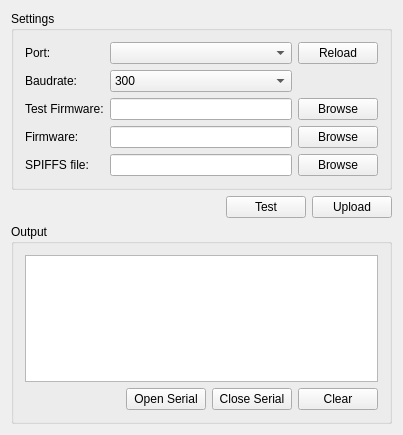
<?xml version="1.0" encoding="UTF-8"?>
<ui version="4.0">
 <class>MainWindow</class>
 <widget class="QMainWindow" name="MainWindow">
  <property name="geometry">
   <rect>
    <x>0</x>
    <y>0</y>
    <width>403</width>
    <height>435</height>
   </rect>
  </property>
  <property name="windowTitle">
   <string>esptool-gui</string>
  </property>
  <widget class="QWidget" name="centralWidget">
   <property name="layoutDirection">
    <enum>Qt::LeftToRight</enum>
   </property>
   <layout class="QVBoxLayout" name="verticalLayout">
    <item>
     <widget class="QGroupBox" name="settingsBox">
      <property name="title">
       <string>Settings</string>
      </property>
      <property name="flat">
       <bool>false</bool>
      </property>
      <property name="checkable">
       <bool>false</bool>
      </property>
      <layout class="QGridLayout" name="gridLayout_3">
       <item row="1" column="1">
        <widget class="QComboBox" name="baudBox">
         <item>
          <property name="text">
           <string>300</string>
          </property>
         </item>
         <item>
          <property name="text">
           <string>1200</string>
          </property>
         </item>
         <item>
          <property name="text">
           <string>2400</string>
          </property>
         </item>
         <item>
          <property name="text">
           <string>4800</string>
          </property>
         </item>
         <item>
          <property name="text">
           <string>9600</string>
          </property>
         </item>
         <item>
          <property name="text">
           <string>19200</string>
          </property>
         </item>
         <item>
          <property name="text">
           <string>38400</string>
          </property>
         </item>
         <item>
          <property name="text">
           <string>57600</string>
          </property>
         </item>
         <item>
          <property name="text">
           <string>74880</string>
          </property>
         </item>
         <item>
          <property name="text">
           <string>115200</string>
          </property>
         </item>
         <item>
          <property name="text">
           <string>230400</string>
          </property>
         </item>
         <item>
          <property name="text">
           <string>250000</string>
          </property>
         </item>
        </widget>
       </item>
       <item row="0" column="1">
        <widget class="QComboBox" name="portBox"/>
       </item>
       <item row="3" column="0">
        <widget class="QLabel" name="fileLabel">
         <property name="text">
          <string>Firmware:</string>
         </property>
        </widget>
       </item>
       <item row="3" column="2">
        <widget class="QPushButton" name="browseBtn">
         <property name="text">
          <string>Browse</string>
         </property>
        </widget>
       </item>
       <item row="0" column="2">
        <widget class="QPushButton" name="reloadBtn">
         <property name="text">
          <string>Reload</string>
         </property>
        </widget>
       </item>
       <item row="0" column="0">
        <widget class="QLabel" name="portLabel">
         <property name="text">
          <string>Port:</string>
         </property>
        </widget>
       </item>
       <item row="1" column="0">
        <widget class="QLabel" name="baudrateLabel">
         <property name="text">
          <string>Baudrate:</string>
         </property>
        </widget>
       </item>
       <item row="3" column="1">
        <widget class="QLineEdit" name="filePathText"/>
       </item>
       <item row="2" column="0">
        <widget class="QLabel" name="testFileLabel">
         <property name="text">
          <string>Test Firmware:</string>
         </property>
        </widget>
       </item>
       <item row="2" column="1">
        <widget class="QLineEdit" name="testPathText"/>
       </item>
       <item row="2" column="2">
        <widget class="QPushButton" name="browseTestBtn">
         <property name="text">
          <string>Browse</string>
         </property>
        </widget>
       </item>
       <item row="4" column="0">
        <widget class="QLabel" name="spiffsFileLabel">
         <property name="text">
          <string>SPIFFS file:</string>
         </property>
        </widget>
       </item>
       <item row="4" column="1">
        <widget class="QLineEdit" name="spiffsFilePathText"/>
       </item>
       <item row="4" column="2">
        <widget class="QPushButton" name="browseSpiffsButton">
         <property name="text">
          <string>Browse</string>
         </property>
        </widget>
       </item>
      </layout>
      <zorder>portLabel</zorder>
      <zorder>portBox</zorder>
      <zorder>reloadBtn</zorder>
      <zorder>baudrateLabel</zorder>
      <zorder>baudBox</zorder>
      <zorder>fileLabel</zorder>
      <zorder>browseBtn</zorder>
      <zorder>filePathText</zorder>
      <zorder>testFileLabel</zorder>
      <zorder>testPathText</zorder>
      <zorder>browseTestBtn</zorder>
      <zorder>spiffsFileLabel</zorder>
      <zorder>spiffsFilePathText</zorder>
      <zorder>browseSpiffsButton</zorder>
     </widget>
    </item>
    <item>
     <layout class="QHBoxLayout" name="horizontalLayout">
      <item>
       <spacer name="horizontalSpacer">
        <property name="orientation">
         <enum>Qt::Horizontal</enum>
        </property>
        <property name="sizeHint" stdset="0">
         <size>
          <width>40</width>
          <height>20</height>
         </size>
        </property>
       </spacer>
      </item>
      <item>
       <widget class="QPushButton" name="testBtn">
        <property name="text">
         <string>Test</string>
        </property>
       </widget>
      </item>
      <item>
       <widget class="QPushButton" name="uploadBtn">
        <property name="text">
         <string>Upload</string>
        </property>
       </widget>
      </item>
     </layout>
    </item>
    <item>
     <widget class="QGroupBox" name="groupBox">
      <property name="title">
       <string>Output</string>
      </property>
      <layout class="QVBoxLayout" name="verticalLayout_2">
       <item>
        <widget class="QPlainTextEdit" name="outputText"/>
       </item>
       <item>
        <layout class="QHBoxLayout" name="horizontalLayout_2">
         <item>
          <spacer name="horizontalSpacer_2">
           <property name="orientation">
            <enum>Qt::Horizontal</enum>
           </property>
           <property name="sizeHint" stdset="0">
            <size>
             <width>40</width>
             <height>20</height>
            </size>
           </property>
          </spacer>
         </item>
         <item>
          <widget class="QPushButton" name="openSerialBtn">
           <property name="text">
            <string>Open Serial</string>
           </property>
          </widget>
         </item>
         <item>
          <widget class="QPushButton" name="closeSerialBtn">
           <property name="text">
            <string>Close Serial</string>
           </property>
          </widget>
         </item>
         <item>
          <widget class="QPushButton" name="clearTextBtn">
           <property name="text">
            <string>Clear</string>
           </property>
          </widget>
         </item>
        </layout>
       </item>
      </layout>
     </widget>
    </item>
   </layout>
  </widget>
  <widget class="QMenuBar" name="menuBar">
   <property name="geometry">
    <rect>
     <x>0</x>
     <y>0</y>
     <width>403</width>
     <height>22</height>
    </rect>
   </property>
  </widget>
 </widget>
 <layoutdefault spacing="6" margin="11"/>
 <resources/>
 <connections>
  <connection>
   <sender>clearTextBtn</sender>
   <signal>clicked()</signal>
   <receiver>outputText</receiver>
   <slot>clear()</slot>
   <hints>
    <hint type="sourcelabel">
     <x>182</x>
     <y>377</y>
    </hint>
    <hint type="destinationlabel">
     <x>182</x>
     <y>295</y>
    </hint>
   </hints>
  </connection>
 </connections>
</ui>
